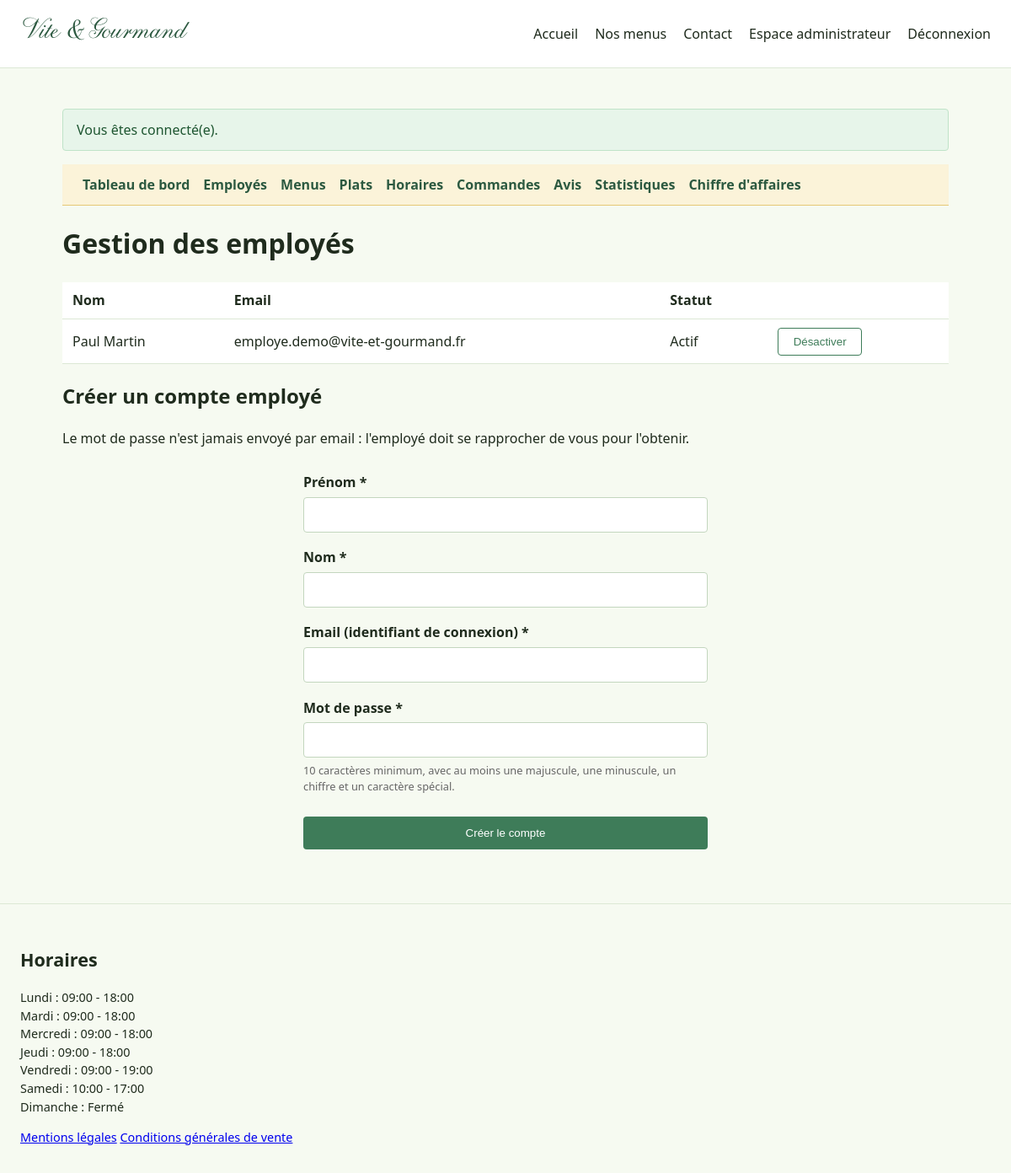
Screenshot of /admin/employes.php (signed in) with the database file from the repository.
### tables this page shows
CREATE TABLE utilisateur (
    utilisateur_id      INT UNSIGNED AUTO_INCREMENT PRIMARY KEY,
    email                VARCHAR(180) NOT NULL UNIQUE,    
    mot_de_passe         VARCHAR(255) NOT NULL,           
    nom                  VARCHAR(80)  NOT NULL,
    prenom               VARCHAR(80)  NOT NULL,
    telephone            VARCHAR(20)  NULL,
    adresse_postale      VARCHAR(180) NULL,
    ville                VARCHAR(100) NULL,
    code_postal          VARCHAR(10)  NULL,
    pays                 VARCHAR(80)  NULL DEFAULT 'France',
    role_id              TINYINT UNSIGNED NOT NULL,
    actif                TINYINT(1) NOT NULL DEFAULT 1,   
    token_reset          VARCHAR(64) NULL,                 
    token_reset_expire   DATETIME NULL,
    date_creation        DATETIME NOT NULL DEFAULT CURRENT_TIMESTAMP,
    date_modification    DATETIME NOT NULL DEFAULT CURRENT_TIMESTAMP ON UPDATE CURRENT_TIMESTAMP,
    CONSTRAINT fk_utilisateur_role FOREIGN KEY (role_id) REFERENCES role (role_id)
);

CREATE TABLE horaire (
    horaire_id       TINYINT UNSIGNED AUTO_INCREMENT PRIMARY KEY,
    jour             ENUM('lundi','mardi','mercredi','jeudi','vendredi','samedi','dimanche') NOT NULL UNIQUE,
    heure_ouverture  TIME NULL,
    heure_fermeture  TIME NULL,
    ferme            TINYINT(1) NOT NULL DEFAULT 0
);

### src/Config/Database.php (called while the page is built, shortened)
<?php
function getPDO(): PDO
{
    static $pdo = null;
    if ($pdo instanceof PDO) {
        return $pdo;
    }
    $host    = env('DB_HOST', '127.0.0.1');
    $port    = env('DB_PORT', '3306');
    $name    = env('DB_NAME', 'vite_et_gourmand');
    $user    = env('DB_USER', 'root');
    $pass    = env('DB_PASS', '');
    $charset = env('DB_CHARSET', 'utf8mb4');
    $dsn = "mysql:host={$host};port={$port};dbname={$name};charset={$charset}";
    $pdo = new PDO($dsn, $user, $pass, [
        PDO::ATTR_ERRMODE            => PDO::ERRMODE_EXCEPTION,
        PDO::ATTR_DEFAULT_FETCH_MODE => PDO::FETCH_ASSOC,
        PDO::ATTR_EMULATE_PREPARES   => false,
    ]);
    return $pdo;
}

### src/Models/UtilisateurModel.php (called while the page is built, shortened)
<?php
require_once __DIR__ . '/../Config/Database.php';
final class UtilisateurModel
{
    public static function listEmployes(): array
    {
        $stmt = getPDO()->prepare(
            "SELECT u.* FROM utilisateur u
             JOIN role r ON r.role_id = u.role_id
             WHERE r.code = 'employe'
             ORDER BY u.nom, u.prenom"
        );
        $stmt->execute();
        return $stmt->fetchAll();
    }
}

### src/Helpers/functions.php (called while the page is built, shortened)
<?php
function e(?string $value): string
{
    return htmlspecialchars($value ?? '', ENT_QUOTES, 'UTF-8');
}

### public/admin/employes.php (the view, shortened to what this page needs)
<?php
require_once __DIR__ . '/../../src/Models/UtilisateurModel.php';
$employes = UtilisateurModel::listEmployes();
require __DIR__ . '/../../src/Views/partials/header.php';
require __DIR__ . '/../../src/Views/partials/nav-admin.php';
?>
    <h1>Gestion des employés</h1>
    <table class="table-commandes">
        <thead><tr><th scope="col">Nom</th><th scope="col">Email</th><th scope="col">Statut</th><th scope="col"></th></tr></thead>
        <tbody>
            <?php foreach ($employes as $employe): ?>
                <tr>
                    <td><?= e($employe['prenom'] . ' ' . $employe['nom']) ?></td>
                    <td><?= e($employe['email']) ?></td>
                    <td><?= (bool) $employe['actif'] ? 'Actif' : 'Désactivé' ?></td>
                    <td>
                        <form method="post">
                            <button type="submit" class="btn-secondary"><?= (bool) $employe['actif'] ? 'Désactiver' : 'Réactiver' ?></button>
                        </form>
                    </td>
                </tr>
            <?php endforeach; ?>
        </tbody>
    </table>
    <h2>Créer un compte employé</h2>
    <p class="aide">Le mot de passe n'est jamais envoyé par email : l'employé doit se rapprocher de vous pour l'obtenir.</p>
    <form method="post" class="formulaire-page" novalidate>
        <label for="prenom">Prénom *</label>
        <input type="text" id="prenom" name="prenom" required>
        <label for="nom">Nom *</label>
        <input type="text" id="nom" name="nom" required>
        <label for="email">Email (identifiant de connexion) *</label>
        <input type="email" id="email" name="email" required>
        <label for="mot_de_passe">Mot de passe *</label>
        <input type="password" id="mot_de_passe" name="mot_de_passe" required aria-describedby="aide-mdp">
        <p id="aide-mdp" class="aide">10 caractères minimum, avec au moins une majuscule, une minuscule, un chiffre et un caractère spécial.</p>
        <button type="submit" class="btn-primary">Créer le compte</button>
    </form>
<?php
require __DIR__ . '/../../src/Views/partials/footer.php';

### src/Views/partials/footer.php
<?php
$horaires = getPDO()->query(
    "SELECT jour, heure_ouverture, heure_fermeture, ferme FROM horaire
     ORDER BY FIELD(jour, 'lundi','mardi','mercredi','jeudi','vendredi','samedi','dimanche')"
)->fetchAll();
?>
</main>
<footer>
    <section aria-label="Horaires d'ouverture">
        <h2>Horaires</h2>
        <ul>
            <?php foreach ($horaires as $h): ?>
                <li>
                    <?= htmlspecialchars(ucfirst($h['jour'])) ?> :
                    <?= $h['ferme']
                        ? 'Fermé'
                        : htmlspecialchars(substr($h['heure_ouverture'], 0, 5) . ' - ' . substr($h['heure_fermeture'], 0, 5)) ?>
                </li>
            <?php endforeach; ?>
        </ul>
    </section>
    <nav aria-label="Informations légales">
        <a href="/mentions-legales.php">Mentions légales</a>
        <a href="/cgv.php">Conditions générales de vente</a>
    </nav>
</footer>
</body>
</html>

### public/assets/css/style.css (style rules this page uses)
* { box-sizing: border-box; }
html { overflow-x: hidden; }
body { margin: 0; overflow-x: hidden; font-family: system-ui, -apple-system, "Segoe UI", Roboto, sans-serif; color: #1F2B1D; background: #F6FAF1; line-height: 1.5; }
.btn-primary { display: inline-block; margin-top: 1rem; padding: 0.75rem 1.5rem; background: #3E7C59; color: #fff; text-decoration: none; border-radius: 4px; }
footer { border-top: 1px solid #DCE8D5; padding: 2rem 1.5rem; margin-top: 2rem; font-size: 0.9rem; }
footer ul { list-style: none; padding: 0; }
.formulaire-page { max-width: 480px; margin: 0 auto; }
.formulaire-page form, form.formulaire-page { display: flex; flex-direction: column; gap: 0.35rem; }
.formulaire-page label { font-weight: 600; margin-top: 0.75rem; }
.formulaire-page input, .formulaire-page select, .formulaire-page textarea { padding: 0.5rem; border: 1px solid #C3D6BE; border-radius: 4px; font: inherit; }
.formulaire-page .aide { margin: 0; font-size: 0.8rem; color: #666; }
.formulaire-page button { margin-top: 1.25rem; cursor: pointer; border: none; }
.btn-secondary { display: inline-block; padding: 0.5rem 1.1rem; background: transparent; color: #3E7C59; border: 1px solid #3E7C59; border-radius: 4px; text-decoration: none; cursor: pointer; }
.table-commandes { width: 100%; border-collapse: collapse; background: #fff; }
.table-commandes th, .table-commandes td { text-align: left; padding: 0.6rem 0.75rem; border-bottom: 1px solid #DCE8D5; }

### rows the page displays
utilisateur: prenom+nom "Paul Martin", email "employe.demo@vite-et-gourmand.fr", actif "Actif"
horaire: jour "Lundi", heure_ouverture+heure_fermeture "09:00 - 18:00"
horaire: jour "Mardi", heure_ouverture+heure_fermeture "09:00 - 18:00"
horaire: jour "Mercredi", heure_ouverture+heure_fermeture "09:00 - 18:00"
horaire: jour "Jeudi", heure_ouverture+heure_fermeture "09:00 - 18:00"
horaire: jour "Vendredi", heure_ouverture+heure_fermeture "09:00 - 19:00"
horaire: jour "Samedi", heure_ouverture+heure_fermeture "10:00 - 17:00"
horaire: jour "Dimanche", ferme "Fermé"

### other values shown
$flash['message'] "Vous êtes connecté(e)."
